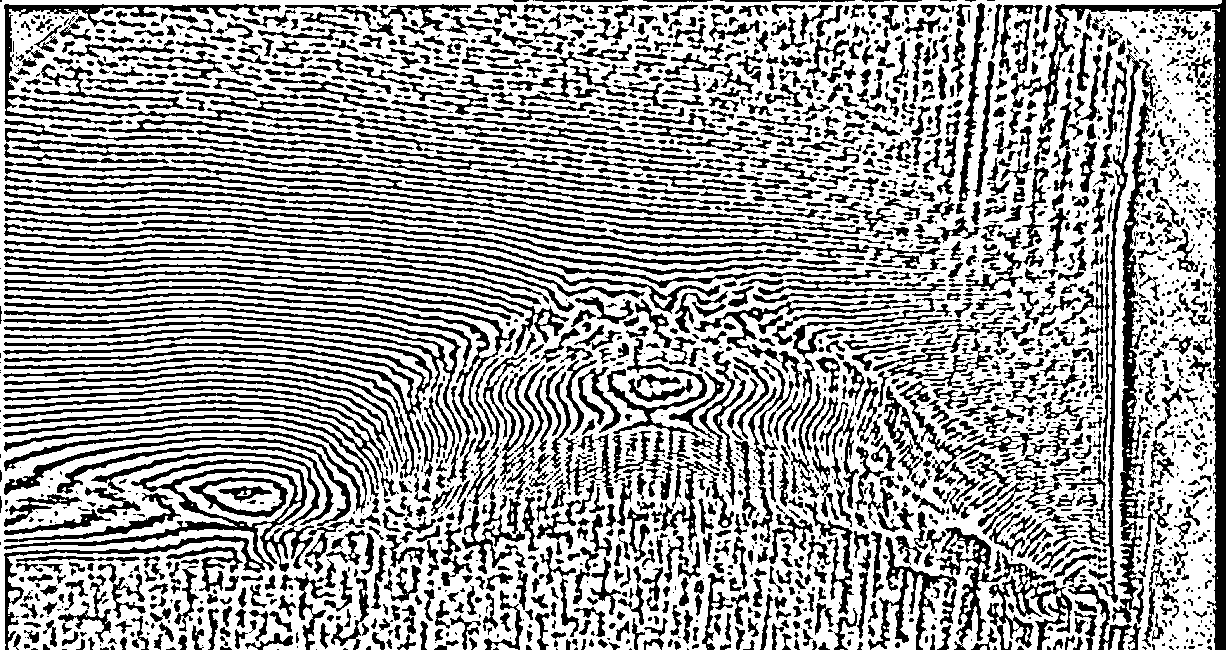
#> input picture binary.png, 1231 x 650 px
$ jupyter execute FringeDetection.ipynb   (shell and % lines are left out)
#> lines starting #> are read from the running program, lines starting #| are printed output that depends on the picture; after the words box and inside, x2 and y2 are one past the last pixel; in counts of white or black regions, pixels touching at a corner belong together
[cell 1]
# ipywidgets version with "update counter", render time, and a change-log panel.
# Also includes an optional Debug panel for intermediate images.

import time, datetime as dt
import cv2, numpy as np, matplotlib.pyplot as plt
from ipywidgets import (
    HBox, VBox, IntSlider, FloatSlider, Checkbox, Dropdown, Label, Output, Layout, Button
)
from IPython.display import display, clear_output
from skimage.morphology import skeletonize, remove_small_objects

# ----------------------------
# Load image
# ----------------------------
img_path = "binary.png"   # <-- change to your file
img0 = cv2.imread(img_path, cv2.IMREAD_UNCHANGED)
#> img0: shape (650, 1231); 62.6% white; 2405 black regions (997 under 20 px), largest, box (x1, y1, x2, y2) and area: (1011, 0, 1226, 650) 9603, (4, 452, 320, 650) 7453, (3, 328, 433, 453) 5681
if img0 is None:
    raise FileNotFoundError(f"Could not read: {img_path}")

if img0.ndim == 3:
    img_gray = cv2.cvtColor(img0, cv2.COLOR_BGR2GRAY)
else:
    img_gray = img0.copy()
if img_gray.dtype != np.uint8:
    img_gray = cv2.normalize(img_gray, None, 0, 255, cv2.NORM_MINMAX).astype(np.uint8)

# ----------------------------
# Utilities
# ----------------------------
def binarize(gray, method="Otsu", thresh=128, invert=False, blur=0):
    g = gray
    if blur > 0:
        k = int(2*round(blur/2)+1)
        g = cv2.GaussianBlur(g, (k, k), 0)
    if method == "Otsu":
        _, bw = cv2.threshold(g, 0, 255, cv2.THRESH_BINARY + cv2.THRESH_OTSU)
    elif method == "Adaptive":
        bksz = int(thresh) | 1
        bksz = max(3, min(151, bksz))
        bw = cv2.adaptiveThreshold(g, 255, cv2.ADAPTIVE_THRESH_GAUSSIAN_C,
                                   cv2.THRESH_BINARY, bksz, 2)
    else:
        _, bw = cv2.threshold(g, int(thresh), 255, cv2.THRESH_BINARY)
    if invert:
        bw = 255 - bw
    return bw

def line_kernel(length, thickness=1, angle_deg=0):
    L = max(3, int(length))
    T = max(1, int(thickness))
    size = int(np.ceil(np.sqrt(2)*L)) + 4
    canv = np.zeros((size, size), np.uint8); c = size//2
    cv2.line(canv, (c-L//2, c), (c+L//2, c), 255, T)
    M = cv2.getRotationMatrix2D((c, c), angle_deg, 1.0)
    rot = cv2.warpAffine(canv, M, (size, size), flags=cv2.INTER_NEAREST, borderValue=0)
    rot[rot > 0] = 1
    return rot

def oriented_opening(bw01, length, thickness, max_angle=8.0, step=2.0):
    angles = np.arange(-float(max_angle), float(max_angle)+1e-6, float(step))
    out = np.zeros_like(bw01, np.uint8)
    for a in angles:
        k = line_kernel(length, thickness, a)
        er = cv2.erode(bw01, k, iterations=1)
        op = cv2.dilate(er, k, iterations=1)
        out = np.maximum(out, op)
    return out

def overlay_mask_on_gray(gray, mask01, line_alpha=0.85, bg_fade=0.4, bg_to='white'):
    base = gray.astype(np.float32)
    target = 255.0 if bg_to == 'white' else 0.0
    base = (1.0 - bg_fade) * base + bg_fade * target
    base = np.clip(base, 0, 255).astype(np.uint8)
    base_bgr = cv2.cvtColor(base, cv2.COLOR_GRAY2BGR)

    color = np.zeros_like(base_bgr); color[..., 2] = 255
    m = mask01.astype(bool)
    out = base_bgr.copy()
    out[m] = (line_alpha * color[m] + (1.0 - line_alpha) * base_bgr[m]).astype(np.uint8)
    return cv2.cvtColor(out, cv2.COLOR_BGR2RGB)

# ----------------------------
# Widgets (fixed: use keyword args)
# ----------------------------
from ipywidgets import HBox, VBox, IntSlider, FloatSlider, Checkbox, Dropdown, Label, Output, Layout, Button

w_method = Dropdown(options=["Otsu", "Adaptive", "Fixed"], value="Otsu", description="Binarize")
w_thresh = IntSlider(value=128, min=0, max=255, description="Fixed/Block", continuous_update=True)
w_invert = Checkbox(value=False, description="Invert")
w_blur   = IntSlider(value=0, min=0, max=15, description="Pre-Blur", continuous_update=True)

w_len    = IntSlider(value=41, min=5,   max=151, step=2,  description="Kernel Len",   continuous_update=True)
w_thk    = IntSlider(value=1,  min=1,   max=11,  step=1,  description="Kernel Thick", continuous_update=True)
w_ang    = FloatSlider(value=8.0, min=0.0, max=20.0, step=0.5, description="±Angle",     continuous_update=True)
w_step   = FloatSlider(value=2.0, min=0.5, max=5.0,  step=0.5, description="Angle step", continuous_update=True)

w_dilate = IntSlider(value=1,  min=0,   max=6,   step=1,  description="Dilate px",   continuous_update=True)
w_area   = IntSlider(value=50, min=0,   max=500, step=10, description="Min area",    continuous_update=True)
w_skel   = Checkbox(value=True, description="Skeletonize")

w_bgfade = FloatSlider(value=0.4, min=0.0, max=1.0,  step=0.05, description="Background Fade", continuous_update=True)
w_bgto   = Dropdown(options=["white", "black"], value="white", description="Fade To")
w_alpha  = FloatSlider(value=0.9, min=0.1, max=1.0, step=0.05, description="Line Opacity",     continuous_update=True)

w_scale  = FloatSlider(value=0.9, min=0.3, max=1.5, step=0.1, description="Display scale", continuous_update=True)
w_debug  = Checkbox(value=True, description="Show Debug Panel")
btn_save = Button(description="Save overlay", button_style='')
lbl_count = Label("Updates: 0")
lbl_time  = Label("Render: -- ms")
out_plot  = Output(layout=Layout(border='1px solid #444', width='100%'))
out_log   = Output(layout=Layout(border='1px solid #444', height='140px', overflow_y='auto'))


# ----------------------------
# Change-log helper
# ----------------------------
def log(msg):
    with out_log:
        ts = dt.datetime.now().strftime("%H:%M:%S.%f")[:-3]
        print(f"[{ts}] {msg}")

# Attach logging to all controls
def attach_logging(widget, name):
    def _on_change(change):
        if change["name"] == "value":
            log(f"{name} -> {change['new']}")
            render()
    widget.observe(_on_change, names="value")

for w, n in [
    (w_method, "Binarize"), (w_thresh, "Fixed/Block"), (w_invert, "Invert"), (w_blur, "Pre-Blur"),
    (w_len, "Kernel Len"), (w_thk, "Kernel Thick"), (w_ang, "±Angle"), (w_step, "Angle step"),
    (w_dilate, "Dilate px"), (w_area, "Min area"), (w_skel, "Skeletonize"),
    (w_bgfade, "Background Fade"), (w_bgto, "Fade To"), (w_alpha, "Line Opacity"),
    (w_scale, "Display scale"), (w_debug, "Show Debug Panel")
]:
    attach_logging(w, n)

# Save button
def on_save(_):
    # Save last rendered overlay if available
    if _cache.get("overlay") is not None:
        path = "overlay_traced.png"
        cv2.imwrite(path, cv2.cvtColor(_cache["overlay"], cv2.COLOR_RGB2BGR))
        log(f"Saved: {path}")
btn_save.on_click(on_save)

# ----------------------------
# Render
# ----------------------------
_cache = {"count": 0, "overlay": None}

def render():
    t0 = time.time()
    _cache["count"] += 1

    # 1) Binarize
    bw = binarize(img_gray, method=w_method.value, thresh=w_thresh.value,
                  invert=w_invert.value, blur=w_blur.value)
    bw01 = (bw > 0).astype(np.uint8)

    # 2) Oriented opening
    opened = oriented_opening(bw01, length=w_len.value, thickness=w_thk.value,
                              max_angle=w_ang.value, step=w_step.value)

    # 3) Dilate + remove specks
    if w_dilate.value > 0:
        K = cv2.getStructuringElement(cv2.MORPH_RECT, (w_dilate.value, w_dilate.value))
        opened = cv2.dilate(opened, K, 1)
    if w_area.value > 0:
        opened_bool = opened.astype(bool)
        opened_bool = remove_small_objects(opened_bool, min_size=int(w_area.value))
        opened = opened_bool.astype(np.uint8)

    # 4) Skeleton (optional)
    traced = skeletonize(opened.astype(bool)).astype(np.uint8) if w_skel.value else opened

    # 5) Overlay
    overlay = overlay_mask_on_gray(img_gray, traced, line_alpha=w_alpha.value,
                                   bg_fade=w_bgfade.value, bg_to=w_bgto.value)
    _cache["overlay"] = overlay

    # 6) Draw
    with out_plot:
        clear_output(wait=True)
        h, w = overlay.shape[:2]
        fig_w = max(5, int(w/160))
        fig_h = max(4, int(h/160))
        fig = plt.figure(figsize=(fig_w*w_scale.value, fig_h*w_scale.value))
        if not w_debug.value:
            plt.imshow(overlay); plt.axis('off')
            plt.text(8, 18, f"Update #{_cache['count']}", color='yellow',
                     fontsize=10, bbox=dict(facecolor='black', alpha=0.4, pad=3))
        else:
            # Debug panel (2x2)
            plt.subplot(2,2,1); plt.imshow(img_gray, cmap='gray'); plt.title('Original'); plt.axis('off')
            plt.subplot(2,2,2); plt.imshow(bw, cmap='gray'); plt.title('Binarized'); plt.axis('off')
            plt.subplot(2,2,3); plt.imshow(opened, cmap='gray'); plt.title('Opened (near-horizontal)'); plt.axis('off')
            plt.subplot(2,2,4); plt.imshow(overlay); plt.title('Overlay'); plt.axis('off')
            fig.suptitle(f"Update #{_cache['count']}", fontsize=12)
        plt.show()

    # timings
    ms = int((time.time() - t0) * 1000)
    lbl_count.value = f"Updates: {_cache['count']}"
    lbl_time.value  = f"Render: {ms} ms"

# Initial draw
render()
#> the loop in oriented_opening, `for a in angles:` made 9 passes
#> pass 1, in oriented_opening, `op = cv2.dilate(er, k, iterations=1)`:
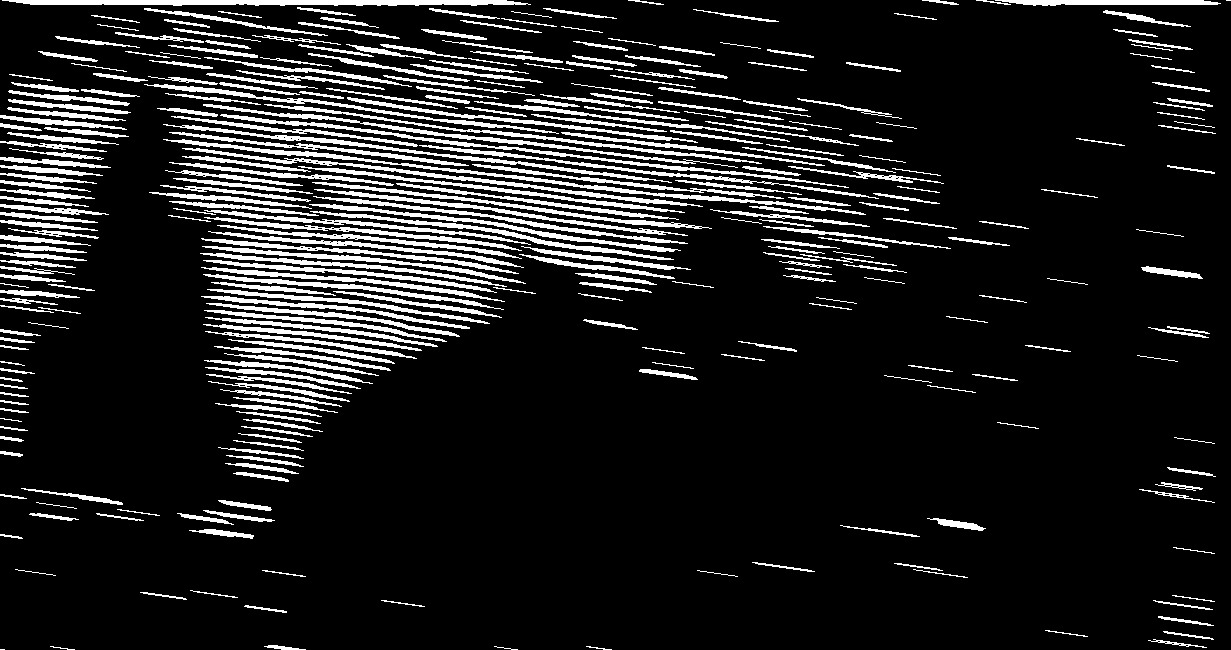
#> op: shape (650, 1231); values 0 (black) and 1 (white), 12.7% white; 321 white regions (2 under 20 px), largest, box (x1, y1, x2, y2) and area: (2, 0, 531, 6) 2555, (163, 139, 866, 215) 2423, (220, 114, 849, 188) 1973
#> after the loop in oriented_opening, `for a in angles:`:
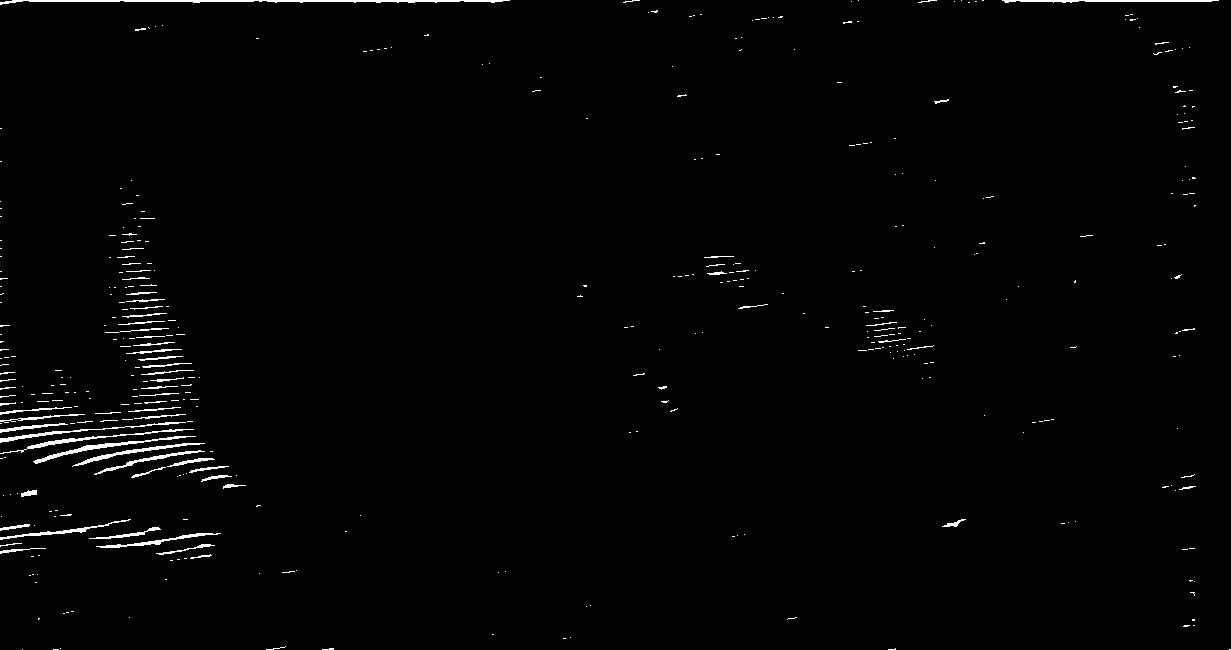
#> er: shape (650, 1231); values 0 (black) and 1 (white), 1.1% white; 416 white regions (349 under 20 px), largest, box (x1, y1, x2, y2) and area: (0, 0, 510, 5) 1033, (33, 436, 196, 464) 515, (0, 429, 194, 454) 440
#> after the loop in oriented_opening, `for a in angles:`:
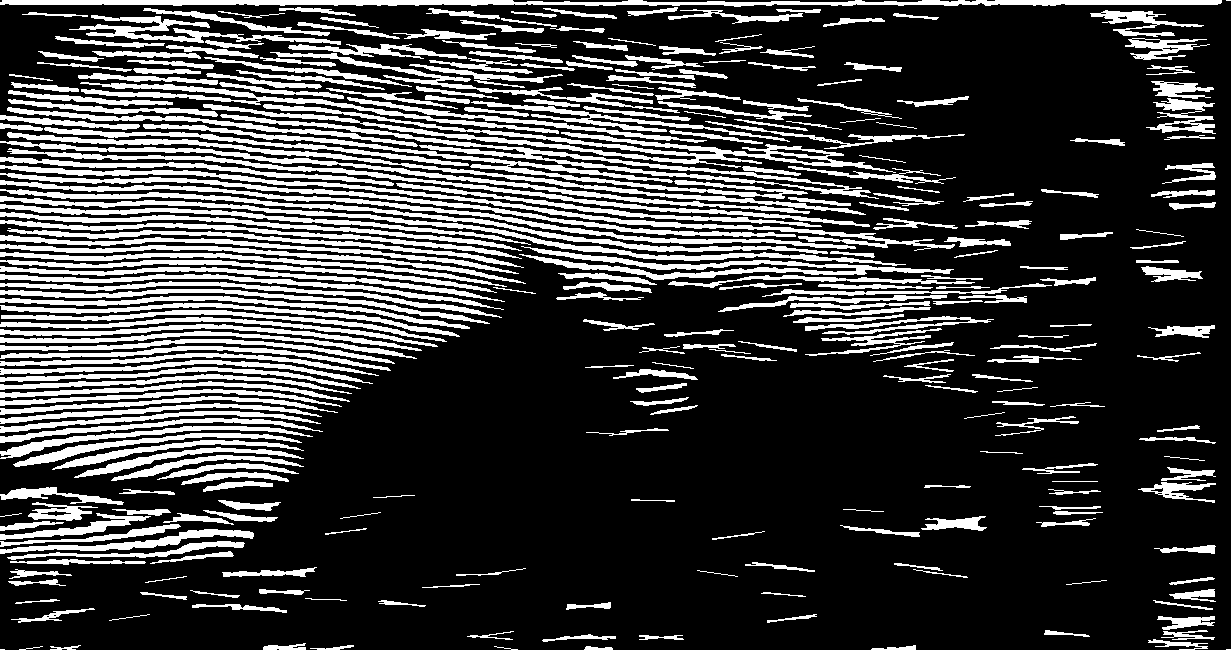
#> out: shape (650, 1231); values 0 (black) and 1 (white), 24.6% white; 302 white regions (3 under 20 px), largest, box (x1, y1, x2, y2) and area: (203, 104, 896, 173) 5754, (0, 0, 1222, 7) 5545, (0, 165, 955, 251) 4346
#> in render, `opened_bool = remove_small_objects(opened_bool, min_size=int(w_area.va..`: opened_bool: shape (650, 1231) bool; 24.4% white; 277 white regions, largest, box (x1, y1, x2, y2) and area: (203, 104, 893, 172) 5751, (0, 0, 1222, 7) 5545, (0, 165, 955, 249) 4329
#> in render, `traced = skeletonize(opened.astype(bool)).astype(np.uint8) if w_skel.v..`:
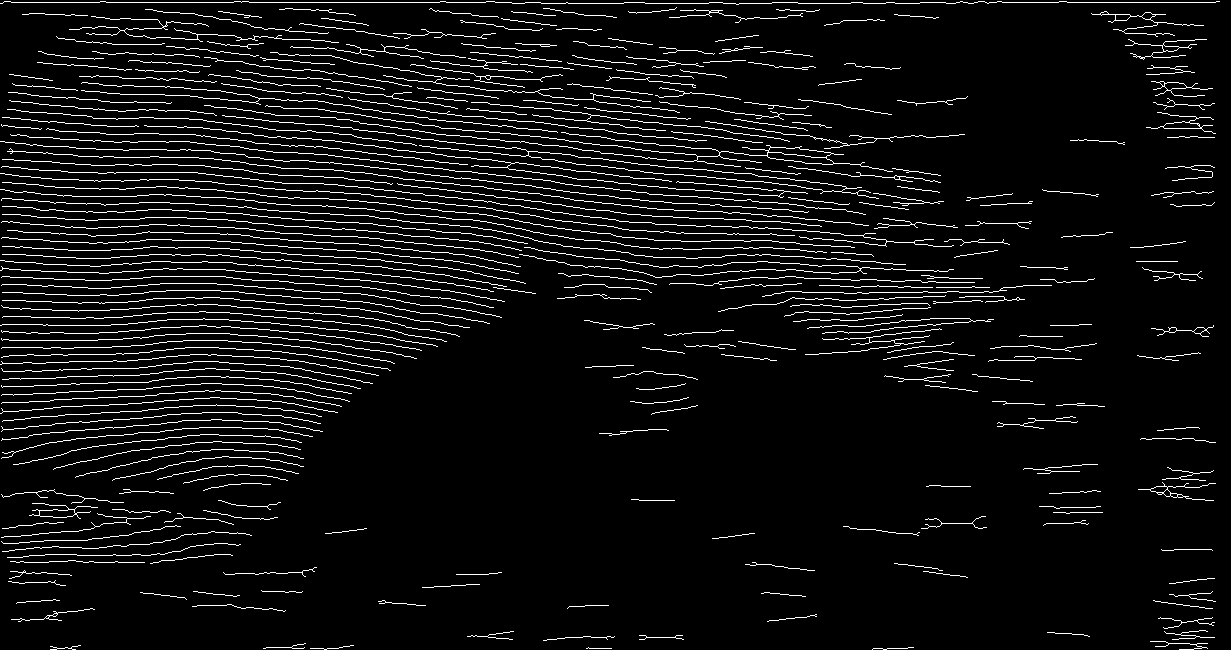
#> traced: shape (650, 1231); values 0 (black) and 1 (white), 6.4% white in thin lines or dots
#> in overlay_mask_on_gray, `out[m] = (line_alpha * color[m] + (1.0 - line_alpha) * base_bgr[m]).as..`:
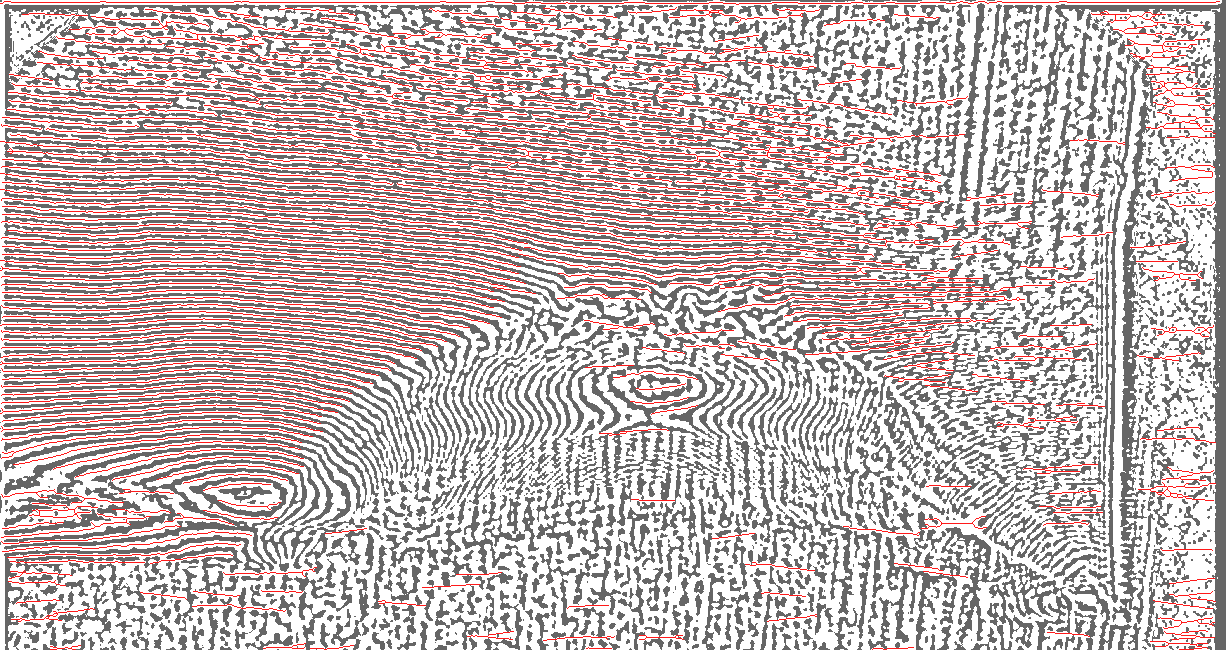
#> out: shape (650, 1231, 3); mean B, G, R 183.1, 183.1, 197.8
#> (the call stopped at in render, `fig = plt.figure(figsize=(fig_w*w_scale.value, fig_h*w_scale.value))`: IPython is not available in this run)

# ----------------------------
# Layout
# ----------------------------
left_col  = VBox([
    w_method, w_thresh, w_invert, w_blur,
    w_len, w_thk, w_ang, w_step,
    w_dilate, w_area, w_skel
], layout=Layout(width='320px'))

right_col = VBox([
    w_bgfade, w_bgto, w_alpha, w_scale, w_debug,
    HBox([lbl_count, lbl_time, btn_save]),
    Label("Change Log:"), out_log
], layout=Layout(width='360px'))

ui = HBox([left_col, right_col], layout=Layout(align_items='flex-start', width='100%'))
display(ui, out_plot)
